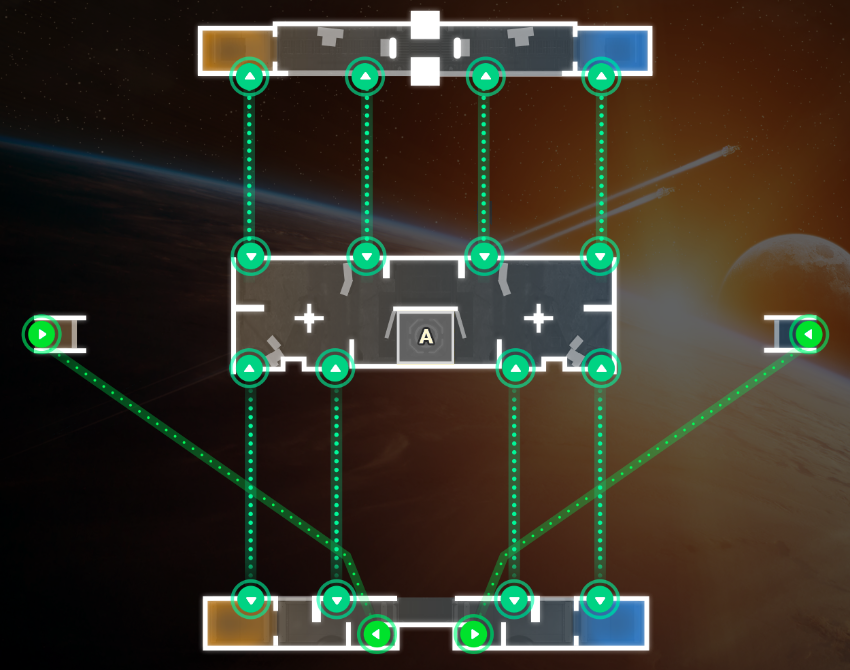
#> input picture src/assets/maps/Artefact.png, 850 x 670 px; its folder holds 4 pictures in this run
$ python map_warp.py
#> lines starting #> are read from the running program, lines starting #| are printed output that depends on the picture; after the words box and inside, x2 and y2 are one past the last pixel; in counts of white or black regions, pixels touching at a corner belong together; pictures that were not available may be replaced by others from this repository, and a replacement may not be noted
"""Alignement PAR SECTIONS de la minimap du jeu sur le plan stratégique d'une carte dont les deux ne sont pas homothétiques (Artefact : trois blocs
très écartés sur le plan, compacts sur la minimap). Un cadre affine (map_plan_insets.json) ne peut pas aligner les trois blocs en même temps : la
carte reçoit un MAILLAGE de repères (point de la minimap, même point du plan), lu par le site (src/lib/planWarp.ts) qui déforme par triangle.

  python analysis/map_warp.py --map Artefact            affiche les repères, l'écart des repères gardés à part et le maillage (rien n'est écrit)
  python analysis/map_warp.py --map Artefact --write    écrit analysis/map_warp.json
  python analysis/map_warp.py --map Artefact --eval     part des lectures sûres de la base qui tombent sur un mur ou hors des blocs du plan (cadre affine, puis maillage)

Repères (tous les points sont en fractions : minimap = x / largeur, y / hauteur de la zone ; plan = x / largeur, y / hauteur de l'image) :
  - stations de tyrolienne (MESURÉES) : les 10 paires de map_stations.json (minimap, posées à la main et alignées sur les sauts réels) et les 20 disques verts du plan
    (couleur, forme) ; l'appariement vient de la STRUCTURE : six rangées (4, 4, 2, 4, 4, 2 disques) de même ordre sur les deux, puis de gauche à droite ;
  - coins des trois blocs (MESURÉS, bord extérieur des murs) : plan = traits blancs, minimap = seuil de luminosité de la médiane (map_masks/<Carte>_mediane.png) ;
  - RETENUS À PART pour contrôler (jamais utilisés pour le calage) : coins des quatre zones de départ (couleur orange et bleue des deux images), boîte de capture A,
    croix et fentes de la fenêtre de vue du bloc du haut (relevés à l'œil sur les images zoomées avec une grille, précision d'environ 2 pixels du plan).
Le maillage est une triangulation de Delaunay (OpenCV) des repères gardés, calculée en pixels de la minimap (le repère garde son aspect)."""

import argparse
import json
import sys
from pathlib import Path

import cv2
import numpy as np

HERE = Path(__file__).parent
OUT = HERE / "map_warp.json"
PLANS = HERE.parent / "src" / "assets" / "maps"
MASKS = HERE / "map_masks"
STATIONS = HERE / "map_stations.json"
INSETS = HERE / "map_plan_insets.json"
GREEN_HUE = (60, 90)  # disques de tyrolienne du plan (vert 0, 211, 131 ou 0, 226, 44), teinte OpenCV
ROW_SIZES = [4, 4, 2, 4, 4, 2]  # rangées de stations d'Artefact, de haut en bas (même structure sur la minimap et sur le plan)
WHITE_MIN = 238  # trait blanc du plan (les trois canaux)
EDGE_LUMA = 40  # luminosité minimale du sol d'un bloc sur la médiane de la minimap (fond 14, sol 53, murs 94)

# Retenus à part pour le contrôle (relevés à l'œil sur images zoomées avec grille, environ 2 px du plan ; la boîte A est mesurée à la couleur sur la minimap) :
# nom : (minimap en pixels de la médiane 436 x 258, plan en pixels de l'image 850 x 670)
EYE_CHECKS = {
    "croix gauche": ((138.3, 134.0), (309.0, 317.5)),
    "croix droite": ((299.0, 134.0), (538.5, 317.5)),
    "fente gauche du bloc du haut": ((196.0, 30.0), (392.0, 47.5)),
    "fente droite du bloc du haut": ((241.0, 30.0), (457.0, 47.5)),
}
A_BOX_PLAN = ((398.5, 311.0), (456.0, 364.0))  # boîte de capture A sur le plan : coin haut gauche et bas droit intérieurs (relevé à l'œil)


# ---------------------------------------------------------------- mesures sur les images


def plan_station_discs(plan_bgr):
    """Centres (pixels, repère continu) des disques verts de tyrolienne du plan : couleur, fermeture de la flèche blanche, ouverture qui retire les traits pointillés."""
    hsv = cv2.cvtColor(plan_bgr, cv2.COLOR_BGR2HSV)
    h, s, v = (hsv[..., i].astype(int) for i in range(3))
    green = ((h >= GREEN_HUE[0]) & (h <= GREEN_HUE[1]) & (s > 200) & (v > 200)).astype(np.uint8)
    green = cv2.morphologyEx(green, cv2.MORPH_CLOSE, cv2.getStructuringElement(cv2.MORPH_ELLIPSE, (13, 13)))
    disc = cv2.morphologyEx(green, cv2.MORPH_OPEN, cv2.getStructuringElement(cv2.MORPH_ELLIPSE, (17, 17)))
    n, _, _, centroids = cv2.connectedComponentsWithStats(disc)
    return np.array([[c[0] + 0.5, c[1] + 0.5] for c in centroids[1:]])


def rows_of(points, sizes):
    """Range des points en rangées de haut en bas (tailles `sizes` imposées, coupure aux plus grands écarts verticaux), chaque rangée de gauche à droite : liste d'indices."""
    order = np.argsort(points[:, 1], kind="stable")
    gaps = np.diff(points[order, 1])
    cuts = sorted(np.argsort(gaps)[::-1][: len(sizes) - 1])
    rows, start = [], 0
    for c in list(cuts) + [len(points) - 1]:
        rows.append(order[start : c + 1])
        start = c + 1
    if [len(r) for r in rows] != list(sizes):
        raise ValueError(f"rangées de stations {[len(r) for r in rows]} au lieu de {list(sizes)}")
    return [r[np.argsort(points[r, 0], kind="stable")] for r in rows]


# [4 lines left out: function match_stations, not called in this run]


def _span(profile, thr):
    """Premier et dernier indice dont la couverture atteint thr, en repère continu [premier, dernier + 1]."""
    idx = np.nonzero(profile >= thr)[0]
    return (float(idx[0]), float(idx[-1] + 1)) if len(idx) else None


# [15 lines left out: functions mini_mid_block, plan_mid_block, not called in this run]


def side_room_corners(img, kind):
    """Coins intérieurs (bout ouvert côté bloc) des deux salles latérales : [(x, y) haut gauche, bas gauche, haut droit, bas droit] en pixels de l'image.
    `kind` : "plan" (traits blancs) ou "mini" (luminosité de la médiane, murs plus clairs que le sol). Les murs haut et bas de chaque salle sont deux traits horizontaux."""
    h, w = img.shape[:2]
    if kind == "plan":
        wall = img.min(axis=2) >= WHITE_MIN
        bands = {"L": (60, 120), "R": (730, 790)}  # colonnes qui évitent le disque de la station
        ys, thr_row, thr_col = (300, 370), 8, 6
    else:
        wall = img >= 80
        bands = {"L": (32, 44), "R": (396, 410)}
        ys, thr_row, thr_col = (110, 175), 8, 2
    out = []
    for side in ("L", "R"):
        x0, x1 = bands[side]
        rows = _span(wall[ys[0] : ys[1], x0:x1].sum(axis=1), thr_row)
        top = rows[0] + ys[0]
        # fin du mur de la salle, côté bloc : on lit les colonnes du trait du haut sur une bande plus large
        wide = (60, 120) if (kind == "plan" and side == "L") else (730, 800) if kind == "plan" else (32, 80) if side == "L" else (380, 410)
        cols = _span(wall[int(top) : int(top) + 3, wide[0] : wide[1]].sum(axis=0), 1)
        end = (cols[1] + wide[0]) if side == "L" else (cols[0] + wide[0])
        # bas : dernier trait de la bande
        bottom = _bottom_line(wall, ys, x0, x1, thr_row)
        out.append((float(end), float(top)))
        out.append((float(end), float(bottom)))
    return [out[0], out[1], out[2], out[3]]


# [5 lines left out: function _bottom_line, not called in this run]


def color_boxes(img_bgr, hue_ranges, min_area=300):
    """Rectangles englobants (x, y, largeur, hauteur) des taches de couleur franche : orange (équipe A) et bleu (équipe B) des zones de départ."""
    hsv = cv2.cvtColor(img_bgr, cv2.COLOR_BGR2HSV)
    h, s, v = (hsv[..., i].astype(int) for i in range(3))
    out = {}
    for name, (lo, hi) in hue_ranges.items():
        m = ((h >= lo) & (h <= hi) & (s >= 110) & (v >= 90)).astype(np.uint8)
        m = cv2.morphologyEx(m, cv2.MORPH_OPEN, np.ones((3, 3), np.uint8))
        n, _, st, _ = cv2.connectedComponentsWithStats(m)
        out[name] = [tuple(int(v) for v in st[i][:4]) for i in range(1, n) if st[i][4] >= min_area]
    return out


def spawn_boxes(img_bgr, orange_xmax=0.35, orange_ymax=(0.2, 0.8)):
    """Les quatre zones de départ : orange en haut à gauche et en bas à gauche, bleu en haut à droite et en bas à droite (le fond du plan a des reflets orange ailleurs)."""
    h, w = img_bgr.shape[:2]
    boxes = color_boxes(img_bgr, {"orange": (5, 22), "blue": (98, 115)})
    orange = [b for b in boxes["orange"] if b[0] < orange_xmax * w and (b[1] < orange_ymax[0] * h or b[1] > orange_ymax[1] * h)]
    blue = [b for b in boxes["blue"] if b[0] > 0.55 * w]
    return sorted(orange + blue, key=lambda b: (b[1] > 0.5 * h, b[0]))  # haut gauche, haut droit, bas gauche, bas droit


def box_corners(b):
    x, y, w, h = b
    return [(x, y), (x + w, y), (x, y + h), (x + w, y + h)]


# ---------------------------------------------------------------- maillage et transformation


# [14 lines left out: function triangulate, not called in this run]


def signed_area(a, b, c):
    return (b[0] - a[0]) * (c[1] - a[1]) - (b[1] - a[1]) * (c[0] - a[0])


# [11 lines left out: functions orientation_ok, global_affine, not called in this run]


EXTRAPOLATE_MARGIN = 0.08  # fraction de la minimap : au-delà de cette distance du maillage, repli sur l'affine global


# [40 lines left out: functions _bary, to_plan, _outside_distance, not called in this run]


# ---------------------------------------------------------------- assemblage


# Bords des blocs, en noms de repères : le maillage les garde comme arêtes (repères intermédiaires interpolés, DENSIFY_PX), sinon la triangulation relie un bloc à l'autre à travers
# le vide et un point du bloc du bas se retrouve au-dessus de lui. sp<q>.<k> : coin k (0 HG, 1 HD, 2 BG, 3 BD) de la zone de départ q (0 haut gauche, 1 haut droit, 2 bas gauche,
# 3 bas droit) ; st<rangée>.<n> : station n de la rangée (0 et 1 : bords bas du bloc du haut et haut du milieu, 2 : salles latérales, 3 et 4 : bords bas du milieu et haut du bas,
# 5 : deux stations du bas) ; mid.<k> : coin du bloc du milieu ; room<côté>.<0 haut, 1 bas> : coin de salle latérale.
EDGE_LINES = [
    ["sp0.0", "sp0.1", "sp1.0", "sp1.1"], ["sp0.2", "st0.0", "st0.1", "st0.2", "st0.3", "sp1.3"], ["sp0.0", "sp0.2"], ["sp1.1", "sp1.3"],
    ["mid.0", "st1.0", "st1.1", "st1.2", "st1.3", "mid.1"], ["mid.2", "st3.0", "st3.1", "st3.2", "st3.3", "mid.3"], ["mid.0", "mid.2"], ["mid.1", "mid.3"],
    ["sp2.0", "st4.0", "st4.1", "st4.2", "st4.3", "sp3.1"], ["sp2.2", "sp2.3", "sp3.2", "sp3.3"], ["sp2.0", "sp2.2"], ["sp3.1", "sp3.3"],
    ["st2.0", "roomL.0"], ["st2.0", "roomL.1"], ["roomL.0", "roomL.1"], ["st2.1", "roomR.0"], ["st2.1", "roomR.1"], ["roomR.0", "roomR.1"],
]
# Quatre coins de zones de départ sont au ras des stations sur chaque image mais de l'autre côté de la ligne des stations (minimap : la station est au-dessus du bord bas de la zone
# du haut, plan : en dessous) : les garder en repère retournerait des triangles. Ils servent de contrôle (écart de définition entre les deux images).
CHECK_ONLY = ["sp0.3", "sp1.2", "sp2.1", "sp3.0"]
DENSIFY_PX = 8  # écart maximal (pixels de la minimap) entre deux repères d'un bord


def anchors(plan, median, map_name):
    """Repères mesurés : dict nom -> {"mini": [x, y], "plan": [x, y], "kind", "origin"} (fractions)."""
    ph, pw = plan.shape[:2]
    mh, mw = median.shape[:2]
    out = {}
    stations = json.loads(STATIONS.read_text(encoding="utf-8"))[map_name]
    mini_st = np.array([[s[k]["x"], s[k]["y"]] for s in stations for k in ("a", "b")])
    plan_st = plan_station_discs(plan) / [pw, ph]
    mini_rows, plan_rows = rows_of(mini_st, ROW_SIZES), rows_of(plan_st, ROW_SIZES)
    for r, (ra, rb) in enumerate(zip(mini_rows, plan_rows)):
        for c, (i, j) in enumerate(zip(ra, rb)):
            out[f"st{r}.{c}"] = {"mini": [round(float(v), 5) for v in mini_st[i]], "plan": [round(float(v), 5) for v in plan_st[j]], "kind": "station de tyrolienne", "origin": "mesuré"}
    ms, ps = spawn_boxes(median), spawn_boxes(plan)
    if len(ms) != 4 or len(ps) != 4:
        raise ValueError(f"zones de départ trouvées : {len(ms)} sur la minimap, {len(ps)} sur le plan (4 attendues)")
    for q in range(4):
        for k, ((mx, my), (px, py)) in enumerate(zip(box_corners(ms[q]), box_corners(ps[q]))):
            out[f"sp{q}.{k}"] = {"mini": [round(mx / mw, 5), round(my / mh, 5)], "plan": [round(px / pw, 5), round(py / ph, 5)], "kind": f"coin {k + 1} de la zone de départ {q + 1}", "origin": "mesuré (couleur)"}
    gray = cv2.cvtColor(median, cv2.COLOR_BGR2GRAY)
    for name, (mc, pc) in zip(["roomL.0", "roomL.1", "roomR.0", "roomR.1"], zip(side_room_corners(gray, "mini"), side_room_corners(plan, "plan"))):
        out[name] = {"mini": [round(mc[0] / mw, 5), round(mc[1] / mh, 5)], "plan": [round(pc[0] / pw, 5), round(pc[1] / ph, 5)], "kind": "coin de salle latérale", "origin": "mesuré"}
    mm, pm_ = mini_mid_block(gray), plan_mid_block(plan)
    for k, (cx, cy) in enumerate([(0, 1), (2, 1), (0, 3), (2, 3)]):
        out[f"mid.{k}"] = {"mini": [round(mm[cx] / mw, 5), round(mm[cy] / mh, 5)], "plan": [round(pm_[cx] / pw, 5), round(pm_[cy] / ph, 5)], "kind": "coin du bloc du milieu", "origin": "mesuré"}
    return out


# [19 lines left out: function densify, not called in this run]


def build(map_name="Artefact"):
    """Repères, maillage et contrôles de la carte. Renvoie (entrée du fichier JSON, rapport)."""
    plan = cv2.imread(str(PLANS / f"{map_name}.png"))
    median = cv2.imread(str(MASKS / f"{map_name}_mediane.png"))
    if plan is None or median is None:
        raise FileNotFoundError(f"plan ou médiane de {map_name} introuvable")
    ph, pw = plan.shape[:2]
    mh, mw = median.shape[:2]
    anc = anchors(plan, median, map_name)
    names = [n for n in anc if n not in CHECK_ONLY]
    base = [dict(anc[n], name=n) for n in names]
    points = densify(base, names, EDGE_LINES, (mw, mh))

    mini = [p["mini"] for p in points]
    plan_pts = [p["plan"] for p in points]
    tris = triangulate(np.array(mini) * [mw, mh])
    entry = {"plan_size": [pw, ph], "mini_size": [mw, mh], "points": points, "triangles": [list(t) for t in tris]}
    if not orientation_ok(mini, plan_pts, tris):
        raise ValueError("un triangle du maillage est retourné : repères à revoir")

    # contrôles retenus à part : écart (en pixels du plan) entre la position prédite et la position mesurée
    checks = []
    for n in CHECK_ONLY:
        mx, my = np.array(anc[n]["mini"]) * [mw, mh]
        px, py = np.array(anc[n]["plan"]) * [pw, ph]
        checks.append((f"coin de zone de départ {n}", (mx, my), (px, py), "couleur"))
    orange_med = [b for b in color_boxes(median, {"o": (5, 22)})["o"] if 0.4 * mw < b[0] < 0.6 * mw and 0.4 * mh < b[1] < 0.7 * mh]
    if orange_med:
        x, y, w, h = orange_med[0]
        checks.append(("boîte A coin haut gauche", (x, y), A_BOX_PLAN[0], "couleur / œil"))
        checks.append(("boîte A coin bas droit", (x + w, y + h), A_BOX_PLAN[1], "couleur / œil"))
        checks.append(("boîte A centre", (x + w / 2, y + h / 2), ((A_BOX_PLAN[0][0] + A_BOX_PLAN[1][0]) / 2, (A_BOX_PLAN[0][1] + A_BOX_PLAN[1][1]) / 2), "couleur / œil"))
    for name, (m_px, p_px) in EYE_CHECKS.items():
        checks.append((name, m_px, p_px, "œil"))
    inset = json.loads(INSETS.read_text(encoding="utf-8")).get(map_name)
    g = global_affine(mini, plan_pts)
    report = {"checks": []}
    for name, m_px, p_px, how in checks:
        x, y = m_px[0] / mw, m_px[1] / mh
        fx, fy = to_plan(entry, x, y)
        gx, gy = g[0] @ [x, y, 1], g[1] @ [x, y, 1]
        row = {"nom": name, "origine": how, "ecart_maillage_px": float(np.hypot(fx * pw - p_px[0], fy * ph - p_px[1])), "ecart_affine_global_px": float(np.hypot(gx * pw - p_px[0], gy * ph - p_px[1]))}
        if inset:  # cadre affine actuel (map_plan_insets.json)
            cx, cy = inset["l"] + x * (1 - inset["l"] - inset["r"]), inset["t"] + y * (1 - inset["t"] - inset["b"])
            row["ecart_cadre_actuel_px"] = float(np.hypot(cx * pw - p_px[0], cy * ph - p_px[1]))
        report["checks"].append(row)
    report["leave_one_out"] = leave_one_out(base, names, size=(mw, mh), plan_size=(pw, ph))
    return entry, report


# [98 lines left out: functions leave_one_out, _dump, write_entry, plan_rects, plan_walkable, evaluate, not called in this run]


def main(argv=None):
    parser = argparse.ArgumentParser(description="Maillage minimap -> plan d'une carte (alignement par sections).")
    parser.add_argument("--map", default="Artefact")
    parser.add_argument("--write", action="store_true", help="écrit analysis/map_warp.json")
    parser.add_argument("--eval", action="store_true", help="mesure sur les lectures sûres de la base (EVA_DB ou data/eva.db)")
    parser.add_argument("--game", type=int, default=36)
    args = parser.parse_args(argv)
    entry, report = build(args.map)
#> in build, plan is the input picture: shape (670, 850, 3); mean B, G, R 40.2, 53.2, 57.7
#> (reads analysis/map_stations.json from the repository)
#> in plan_station_discs, `h, s, v = (hsv[..., i].astype(int) for i in range(3))`:
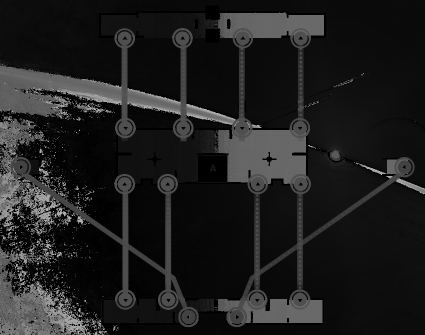
#> h: shape (670, 850) int64 (shown at 1/2 size); min 0, max 178, mean 30.3
#> in plan_station_discs, `h, s, v = (hsv[..., i].astype(int) for i in range(3))`:
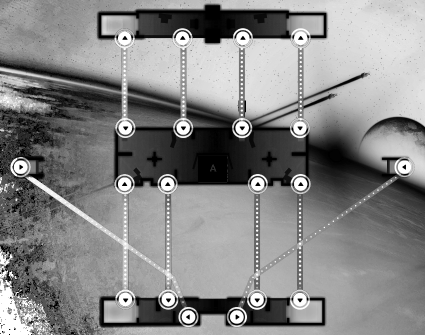
#> s: shape (670, 850) int64 (shown at 1/2 size); min 0, max 255, mean 133.2
#> in plan_station_discs, `h, s, v = (hsv[..., i].astype(int) for i in range(3))`:
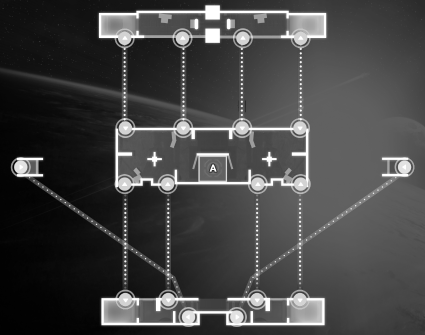
#> v: shape (670, 850) int64 (shown at 1/2 size); min 0, max 255, mean 68.3
#> in plan_station_discs, `green = ((h >= GREEN_HUE[0]) & (h <= GREEN_HUE[1]) & (s > 200) & (v > ..`:
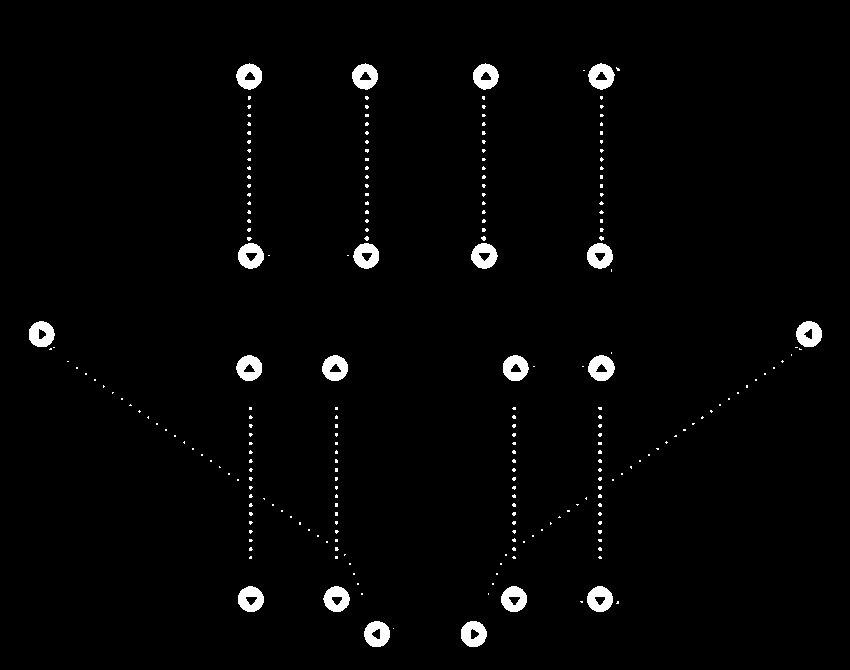
#> green: shape (670, 850); values 0 (black) and 1 (white), 2% white; 242 white regions (222 under 20 px), largest, box (x1, y1, x2, y2) and area: (796, 321, 822, 347) 488, (29, 321, 55, 347) 487, (461, 621, 487, 647) 486
#> in plan_station_discs, `green = cv2.morphologyEx(green, cv2.MORPH_CLOSE, cv2.getStructuringEle..`:
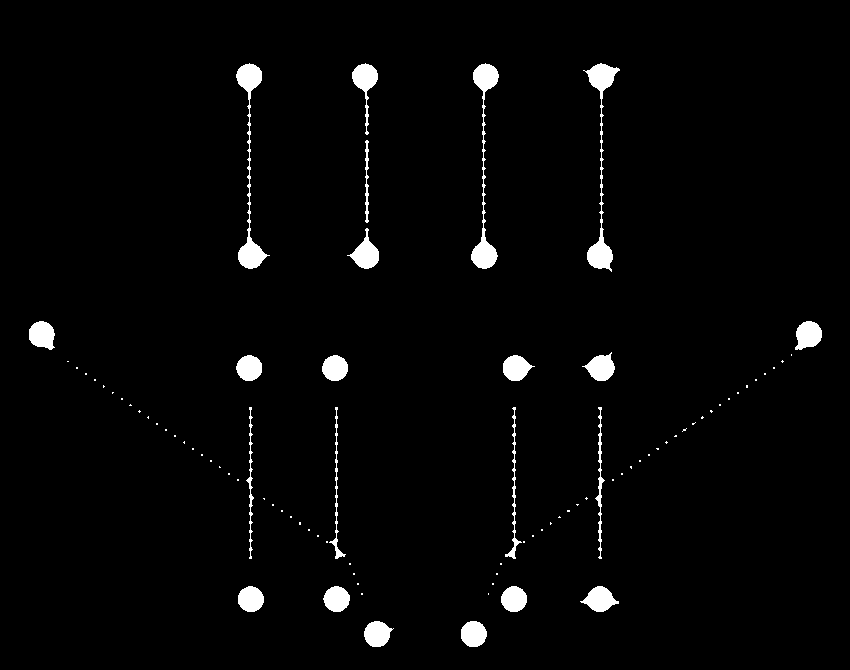
#> green: shape (670, 850); values 0 (black) and 1 (white), 2.5% white; 87 white regions (65 under 20 px), largest, box (x1, y1, x2, y2) and area: (583, 63, 620, 272) 1452, (236, 63, 270, 269) 1407, (471, 63, 499, 269) 1386
#> in plan_station_discs, `n, _, _, centroids = cv2.connectedComponentsWithStats(disc)`: n = 21; centroids = 21 rows, first 8: [424.5, 334.1], [248.9, 75.97], [485.2, 76.08], [600.9, 75.82], [364.5, 76.14], [365.9, 255], [250.4, 255.4], [483.8, 255.3]
#> (the rest of the program and of its run is left out)
